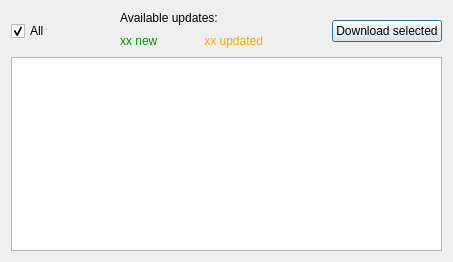
<?xml version="1.0" encoding="UTF-8"?>
<ui version="4.0">
 <class>TemplatesDownloadSelector</class>
 <widget class="QDialog" name="TemplatesDownloadSelector">
  <property name="geometry">
   <rect>
    <x>0</x>
    <y>0</y>
    <width>453</width>
    <height>262</height>
   </rect>
  </property>
  <property name="windowTitle">
   <string>Update project templates</string>
  </property>
  <layout class="QVBoxLayout" name="verticalLayout_2">
   <item>
    <layout class="QHBoxLayout" name="horizontalLayout">
     <item>
      <widget class="QCheckBox" name="checkBox">
       <property name="text">
        <string>All</string>
       </property>
       <property name="checked">
        <bool>true</bool>
       </property>
      </widget>
     </item>
     <item>
      <spacer name="horizontalSpacer">
       <property name="orientation">
        <enum>Qt::Horizontal</enum>
       </property>
       <property name="sizeHint" stdset="0">
        <size>
         <width>40</width>
         <height>20</height>
        </size>
       </property>
      </spacer>
     </item>
     <item>
      <layout class="QVBoxLayout" name="verticalLayout">
       <item>
        <widget class="QLabel" name="label">
         <property name="text">
          <string>Available updates:</string>
         </property>
        </widget>
       </item>
       <item>
        <layout class="QHBoxLayout" name="horizontalLayout_2">
         <item>
          <widget class="QLabel" name="newAmmount">
           <property name="styleSheet">
            <string notr="true">color: rgb(0, 149, 0);</string>
           </property>
           <property name="text">
            <string>xx new</string>
           </property>
          </widget>
         </item>
         <item>
          <spacer name="horizontalSpacer_3">
           <property name="orientation">
            <enum>Qt::Horizontal</enum>
           </property>
           <property name="sizeHint" stdset="0">
            <size>
             <width>40</width>
             <height>20</height>
            </size>
           </property>
          </spacer>
         </item>
         <item>
          <widget class="QLabel" name="updatedAmmount">
           <property name="styleSheet">
            <string notr="true">color: rgb(255, 170, 0);</string>
           </property>
           <property name="text">
            <string>xx updated</string>
           </property>
           <property name="alignment">
            <set>Qt::AlignRight|Qt::AlignTrailing|Qt::AlignVCenter</set>
           </property>
          </widget>
         </item>
        </layout>
       </item>
      </layout>
     </item>
     <item>
      <spacer name="horizontalSpacer_2">
       <property name="orientation">
        <enum>Qt::Horizontal</enum>
       </property>
       <property name="sizeHint" stdset="0">
        <size>
         <width>40</width>
         <height>20</height>
        </size>
       </property>
      </spacer>
     </item>
     <item>
      <widget class="QPushButton" name="pushButton">
       <property name="text">
        <string>Download selected</string>
       </property>
      </widget>
     </item>
    </layout>
   </item>
   <item>
    <widget class="QListWidget" name="listWidget"/>
   </item>
  </layout>
 </widget>
 <resources/>
 <connections/>
</ui>
